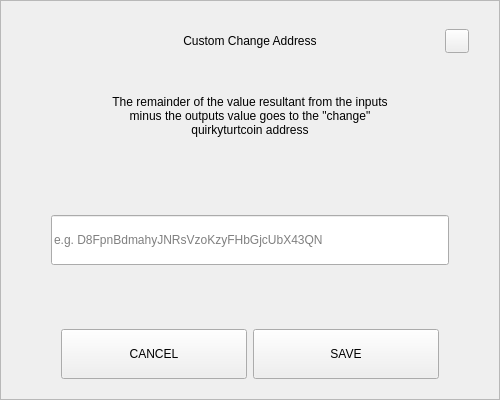
<?xml version="1.0" encoding="UTF-8"?>
<ui version="4.0">
 <class>SendChangeAddressDialog</class>
 <widget class="QDialog" name="SendChangeAddressDialog">
  <property name="geometry">
   <rect>
    <x>0</x>
    <y>0</y>
    <width>500</width>
    <height>400</height>
   </rect>
  </property>
  <property name="windowTitle">
   <string>Dialog</string>
  </property>
  <layout class="QVBoxLayout" name="verticalLayout">
   <property name="spacing">
    <number>0</number>
   </property>
   <property name="leftMargin">
    <number>0</number>
   </property>
   <property name="topMargin">
    <number>0</number>
   </property>
   <property name="rightMargin">
    <number>0</number>
   </property>
   <property name="bottomMargin">
    <number>0</number>
   </property>
   <item>
    <widget class="QFrame" name="frame">
     <property name="styleSheet">
      <string notr="true"/>
     </property>
     <property name="frameShape">
      <enum>QFrame::StyledPanel</enum>
     </property>
     <property name="frameShadow">
      <enum>QFrame::Raised</enum>
     </property>
     <layout class="QVBoxLayout" name="verticalLayout_2" stretch="0,0,0,0,0,0,0">
      <property name="spacing">
       <number>0</number>
      </property>
      <property name="leftMargin">
       <number>30</number>
      </property>
      <property name="topMargin">
       <number>20</number>
      </property>
      <property name="rightMargin">
       <number>30</number>
      </property>
      <property name="bottomMargin">
       <number>20</number>
      </property>
      <item>
       <layout class="QHBoxLayout" name="horizontalLayout_3">
        <property name="spacing">
         <number>0</number>
        </property>
        <item>
         <spacer name="horizontalSpacer_2">
          <property name="orientation">
           <enum>Qt::Horizontal</enum>
          </property>
          <property name="sizeHint" stdset="0">
           <size>
            <width>40</width>
            <height>20</height>
           </size>
          </property>
         </spacer>
        </item>
        <item>
         <widget class="QLabel" name="labelTitle">
          <property name="minimumSize">
           <size>
            <width>0</width>
            <height>40</height>
           </size>
          </property>
          <property name="maximumSize">
           <size>
            <width>16777215</width>
            <height>40</height>
           </size>
          </property>
          <property name="styleSheet">
           <string notr="true">padding-left:24px;</string>
          </property>
          <property name="text">
           <string>Custom Change Address</string>
          </property>
          <property name="alignment">
           <set>Qt::AlignCenter</set>
          </property>
          <property name="margin">
           <number>7</number>
          </property>
         </widget>
        </item>
        <item>
         <spacer name="horizontalSpacer">
          <property name="orientation">
           <enum>Qt::Horizontal</enum>
          </property>
          <property name="sizeHint" stdset="0">
           <size>
            <width>40</width>
            <height>20</height>
           </size>
          </property>
         </spacer>
        </item>
        <item>
         <widget class="QPushButton" name="btnEsc">
          <property name="minimumSize">
           <size>
            <width>24</width>
            <height>24</height>
           </size>
          </property>
          <property name="maximumSize">
           <size>
            <width>24</width>
            <height>24</height>
           </size>
          </property>
          <property name="focusPolicy">
           <enum>Qt::NoFocus</enum>
          </property>
          <property name="text">
           <string/>
          </property>
         </widget>
        </item>
       </layout>
      </item>
      <item>
       <spacer name="verticalSpacer_2">
        <property name="orientation">
         <enum>Qt::Vertical</enum>
        </property>
        <property name="sizeType">
         <enum>QSizePolicy::Fixed</enum>
        </property>
        <property name="sizeHint" stdset="0">
         <size>
          <width>20</width>
          <height>20</height>
         </size>
        </property>
       </spacer>
      </item>
      <item alignment="Qt::AlignHCenter">
       <widget class="QLabel" name="labelMessage">
        <property name="minimumSize">
         <size>
          <width>0</width>
          <height>70</height>
         </size>
        </property>
        <property name="text">
         <string>The remainder of the value resultant from the inputs minus the outputs value goes to the &quot;change&quot; quirkyturtcoin address</string>
        </property>
        <property name="alignment">
         <set>Qt::AlignCenter</set>
        </property>
        <property name="wordWrap">
         <bool>true</bool>
        </property>
       </widget>
      </item>
      <item>
       <spacer name="verticalSpacer_3">
        <property name="orientation">
         <enum>Qt::Vertical</enum>
        </property>
        <property name="sizeHint" stdset="0">
         <size>
          <width>20</width>
          <height>40</height>
         </size>
        </property>
       </spacer>
      </item>
      <item>
       <layout class="QHBoxLayout" name="horizontalLayout_2">
        <property name="spacing">
         <number>0</number>
        </property>
        <property name="leftMargin">
         <number>20</number>
        </property>
        <property name="rightMargin">
         <number>20</number>
        </property>
        <item>
         <widget class="QLineEdit" name="lineEditAddress">
          <property name="minimumSize">
           <size>
            <width>0</width>
            <height>50</height>
           </size>
          </property>
          <property name="placeholderText">
           <string notr="true">e.g. D8FpnBdmahyJNRsVzoKzyFHbGjcUbX43QN</string>
          </property>
         </widget>
        </item>
       </layout>
      </item>
      <item>
       <spacer name="verticalSpacer">
        <property name="orientation">
         <enum>Qt::Vertical</enum>
        </property>
        <property name="sizeHint" stdset="0">
         <size>
          <width>20</width>
          <height>40</height>
         </size>
        </property>
       </spacer>
      </item>
      <item>
       <layout class="QHBoxLayout" name="horizontalLayout" stretch="2,2">
        <property name="spacing">
         <number>6</number>
        </property>
        <property name="leftMargin">
         <number>30</number>
        </property>
        <property name="rightMargin">
         <number>30</number>
        </property>
        <item>
         <widget class="QPushButton" name="btnCancel">
          <property name="minimumSize">
           <size>
            <width>180</width>
            <height>50</height>
           </size>
          </property>
          <property name="focusPolicy">
           <enum>Qt::NoFocus</enum>
          </property>
          <property name="text">
           <string>CANCEL</string>
          </property>
         </widget>
        </item>
        <item>
         <widget class="QPushButton" name="btnSave">
          <property name="minimumSize">
           <size>
            <width>180</width>
            <height>50</height>
           </size>
          </property>
          <property name="focusPolicy">
           <enum>Qt::NoFocus</enum>
          </property>
          <property name="text">
           <string>SAVE</string>
          </property>
         </widget>
        </item>
       </layout>
      </item>
     </layout>
    </widget>
   </item>
  </layout>
 </widget>
 <resources/>
 <connections/>
</ui>
